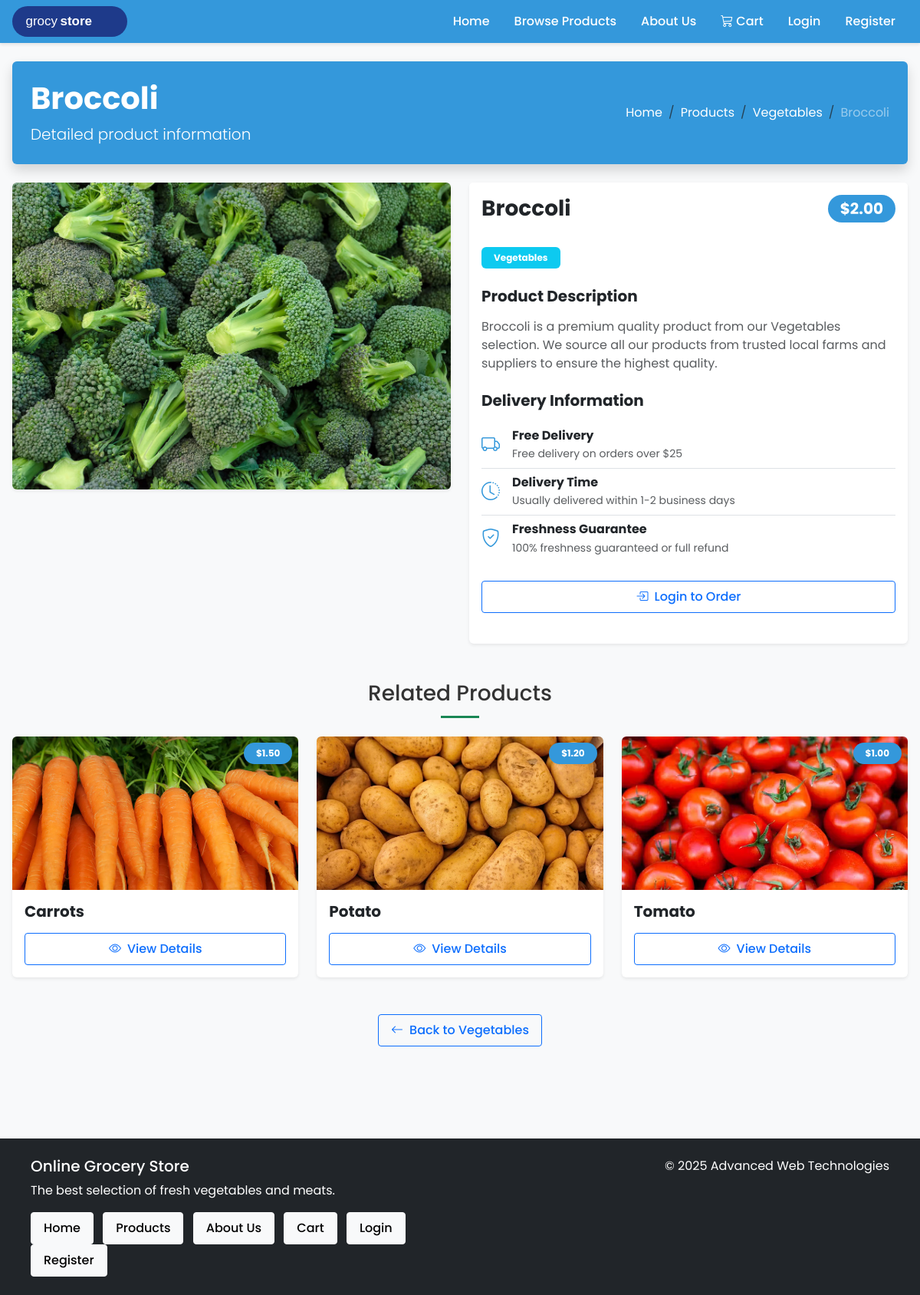
/product?id=3, run on the app's committed database.
### tables this page shows
CREATE TABLE `product` (
  `id` INT UNSIGNED AUTO_INCREMENT PRIMARY KEY,
  `category` ENUM('Vegetables','Fruits','Meat','Bakery','Dairy') NOT NULL,
  `name` VARCHAR(64) NOT NULL,
  `price` DECIMAL(6,2) NOT NULL,
  `image_url` VARCHAR(255) NOT NULL,
  INDEX `idx_product_category` (`category`)
);

### src/Controllers/ProductController.php (called while the page is built, shortened)
<?php
class ProductController
{
    private Product $productModel;
    public function __construct()
    {
        $this->productModel = new Product();
    }
    public function detail(): void
    {
        $productId = isset($_GET['id']) ? (int)$_GET['id'] : 0;
        $product = $this->productModel->getById($productId);
        $categories = $this->productModel->getCategories();
        $relatedProducts = [];
        if (isset($product['category']) && $product['category']) {
            $categoryProducts = $this->productModel->getByCategory($product['category']);
            foreach ($categoryProducts as $relatedProduct) {
                if ((int)$relatedProduct['id'] !== $productId) {
                    $relatedProducts[] = $relatedProduct;
                }
                if (count($relatedProducts) >= 3) {
                    break;
                }
            }
        }
        $pageTitle = htmlspecialchars($product['name']) . ' | Online Grocery Store';
        $metaDescription = 'Buy ' . htmlspecialchars($product['name']) . ' online. Fresh and high-quality products delivered to your door.';
        View::output('product-detail', [
            'pageTitle' => $pageTitle,
            'metaDescription' => $metaDescription,
            'product' => $product,
            'categories' => $categories,
            'relatedProducts' => $relatedProducts
        ]);
    }
}

### src/Helpers/Database.php (called while the page is built, shortened)
<?php
class Database
{
    private static ?PDO $instance = null;
    public static function getInstance(): PDO
    {
        if (self::$instance === null) {
            try {
                $scriptPath = $_SERVER['SCRIPT_FILENAME'] ?? '';
                $username = '';
                if (!empty($username)) {
                    $host = 'localhost';
                    $name = $username;
                    $user = $username;
                    $pass = $username;
                } else {
                    $host = $_ENV['DB_HOST'] ?? 'localhost';
                    $name = $_ENV['DB_NAME'] ?? 'grocery_store_dev';
                    $user = $_ENV['DB_USER'] ?? 'root';
                    $pass = $_ENV['DB_PASS'] ?? '';
                }
                $dsn = "mysql:host={$host};dbname={$name};charset=utf8mb4";
                $options = [
                    PDO::ATTR_ERRMODE => PDO::ERRMODE_EXCEPTION,
                    PDO::ATTR_DEFAULT_FETCH_MODE => PDO::FETCH_ASSOC,
                    PDO::ATTR_EMULATE_PREPARES => false,
                ];
                self::$instance = new PDO($dsn, $user, $pass, $options);
                $testQuery = self::$instance->query("SELECT 1");
            } catch (PDOException $e) {
                error_log("Database connection failed: " . $e->getMessage());
                error_log("Stack trace: " . $e->getTraceAsString());
                if (isset($_GET['debug']) && $_GET['debug'] === 'db') {
                    echo '<div style="background: #f8d7da; color: #721c24; padding: 20px; margin: 20px; border-radius: 5px; font-family: sans-serif;">';
                    echo '<h1>Database Connection Error</h1>';
                    echo '<p>' . htmlspecialchars($e->getMessage()) . '</p>';
                    echo '<h3>Connection Details:</h3>';
                    echo '<ul>';
                    echo '<li>Host: ' . htmlspecialchars($host) . '</li>';
                    echo '<li>Database: ' . htmlspecialchars($name) . '</li>';
                    echo '<li>Username: ' . htmlspecialchars($user) . '</li>';
                    echo '</ul>';
                    echo '<p>Add ?debug=exceptions to the URL to see full exception details.</p>';
                    echo '</div>';
                }
                throw new PDOException("Database connection failed: " . $e->getMessage());
            }
        }
        return self::$instance;
    }
}

### src/Models/BaseModel.php (called while the page is built, shortened)
<?php
abstract class BaseModel
{
    public function __construct()
    {
        $this->db = Database::getInstance();
    }
}

### src/Models/Product.php (called while the page is built, shortened)
<?php
class Product extends BaseModel
{
    public function getByCategory(string $category): array
    {
        $sql = "SELECT * FROM product WHERE category = ? ORDER BY name";
        $stmt = $this->db->prepare($sql);
        $stmt->execute([$category]);
        return $stmt->fetchAll();
    }
    public function getById(int $id): ?array
    {
        $sql = "SELECT * FROM product WHERE id = ? LIMIT 1";
        $stmt = $this->db->prepare($sql);
        $stmt->execute([$id]);
        $product = $stmt->fetch();
        return $product ?: null;
    }
}

### src/views/product-detail.php (the view, shortened to what this page needs)
<div class="category-header position-relative mb-4 bg-primary text-white p-4 rounded shadow">
    <div class="row align-items-center">
        <div class="col-lg-6">
            <h1 class="fw-bold mb-2"><?= htmlspecialchars($product['name']) ?></h1>
            <p class="lead mb-0">Detailed product information</p>
        </div>
        <div class="col-lg-6 text-lg-end">
            <nav aria-label="breadcrumb">
                <ol class="breadcrumb justify-content-lg-end mb-0">
                    <li class="breadcrumb-item"><a href="home" class="text-white">Home</a></li>
                    <li class="breadcrumb-item"><a href="products" class="text-white">Products</a></li>
                    <?php if (isset($product['category'])): ?>
                    <li class="breadcrumb-item"><a href="products?category=<?= urlencode($product['category']) ?>" class="text-white"><?= htmlspecialchars($product['category']) ?></a></li>
                    <?php endif; ?>
                    <li class="breadcrumb-item active text-white-50" aria-current="page"><?= htmlspecialchars($product['name']) ?></li>
                </ol>
            </nav>
        </div>
    </div>
</div>
<div class="row mb-5">
    <div class="col-lg-6 mb-4 mb-lg-0">
        <div class="card shadow-sm border-0 overflow-hidden">
            <?php
            $imagePath = $product['image_url'] ?? 'images/products/placeholder.jpg';
            if (strpos($imagePath, 'public/') === 0) {
                $imagePath = substr($imagePath, 7);
            }
            ?>
            <img src="<?= htmlspecialchars($imagePath) ?>"
                 class="img-fluid product-detail-img"
                 alt="<?= htmlspecialchars($product['name']) ?>"
                 onerror="this.src='images/products/placeholder.jpg'"
                 style="height: 400px; width: 100%; object-fit: cover;">
        </div>
    </div>
    <div class="col-lg-6">
        <div class="card border-0 shadow-sm h-100">
            <div class="card-header bg-white py-3 border-0">
                <div class="d-flex justify-content-between align-items-center">
                    <h2 class="h3 fw-bold mb-0"><?= htmlspecialchars($product['name']) ?></h2>
                    <span class="badge bg-primary rounded-pill px-3 py-2 fs-5">$<?= number_format((float)$product['price'], 2) ?></span>
                </div>
            </div>
            <div class="card-body">
                <?php if (isset($product['category'])): ?>
                <div class="mb-4">
                    <span class="badge bg-info text-white px-3 py-2"><?= htmlspecialchars($product['category']) ?></span>
                </div>
                <?php endif; ?>
                <div class="mb-4">
                    <h3 class="h5 fw-bold mb-3">Product Description</h3>
                    <p class="text-muted">
                        <?php if (isset($product['description']) && !empty($product['description'])): ?>
                            <?= nl2br(htmlspecialchars($product['description'])) ?>
                        <?php else: ?>
                            <?= htmlspecialchars($product['name']) ?> is a premium quality product from our <?= htmlspecialchars($product['category'] ?? 'product') ?> selection. We source all our products from trusted local farms and suppliers to ensure the highest quality.
                        <?php endif; ?>
                    </p>
                </div>
                <div class="mb-4">
                    <h3 class="h5 fw-bold mb-3">Delivery Information</h3>
                    <ul class="list-group list-group-flush">
                        <li class="list-group-item bg-transparent px-0 d-flex align-items-center">
                            <i class="bi bi-truck text-primary me-3 fs-4"></i>
                            <div>
                                <h4 class="h6 mb-1 fw-bold">Free Delivery</h4>
                                <p class="text-muted small mb-0">Free delivery on orders over $25</p>
                            </div>
                        </li>
                        <li class="list-group-item bg-transparent px-0 d-flex align-items-center">
                            <i class="bi bi-clock-history text-primary me-3 fs-4"></i>
                            <div>
                                <h4 class="h6 mb-1 fw-bold">Delivery Time</h4>
                                <p class="text-muted small mb-0">Usually delivered within 1-2 business days</p>
                            </div>
                        </li>
                        <li class="list-group-item bg-transparent px-0 d-flex align-items-center">
                            <i class="bi bi-shield-check text-primary me-3 fs-4"></i>
                            <div>
                                <h4 class="h6 mb-1 fw-bold">Freshness Guarantee</h4>
                                <p class="text-muted small mb-0">100% freshness guaranteed or full refund</p>
                            </div>
                        </li>
                    </ul>
                </div>
                <?php if (isset($_SESSION['user_id'])): ?>
                <div class="d-flex align-items-center mb-4">
                    <div class="input-group me-3" style="max-width: 160px;">
                        <button type="button" class="btn btn-outline-secondary quantity-decrease">
                            <i class="bi bi-dash"></i>
                        </button>
                        <input type="number" id="quantity-input" class="form-control text-center" value="1" min="1" max="99" style="min-width: 60px; width: 60px;">
                        <button type="button" class="btn btn-outline-secondary quantity-increase">
                            <i class="bi bi-plus"></i>
                        </button>
                    </div>
                    <button id="add-to-cart-btn" class="btn btn-primary btn-lg flex-grow-1" data-product-id="<?= (int)$product['id'] ?>" data-product-name="<?= htmlspecialchars($product['name']) ?>">
                        <i class="bi bi-cart-plus me-2"></i>Add to Cart
                    </button>
                </div>
                <?php else: ?>
                <div class="mb-4">
                    <a href="login" class="btn btn-outline-primary btn-lg w-100">
                        <i class="bi bi-box-arrow-in-right me-2"></i>Login to Order
                    </a>
                </div>
                <?php endif; ?>
            </div>
        </div>
    </div>
</div>
<?php if (!empty($relatedProducts)): ?>
<div class="related-products mb-5">
    <h3 class="section-title text-center position-relative pb-3 mb-4">Related Products</h3>
    <div class="row row-cols-1 row-cols-md-3 g-4">
        <?php foreach ($relatedProducts as $relatedProduct): ?>
            <div class="col">
                <div class="product-card h-100 rounded shadow-sm overflow-hidden border-0" data-product-id="<?= (int)$relatedProduct['id'] ?>">
                    <div class="position-relative">
                        <?php
                        $relatedImagePath = $relatedProduct['image_url'] ?? 'images/products/placeholder.jpg';
                        if (strpos($relatedImagePath, 'public/') === 0) {
                            $relatedImagePath = substr($relatedImagePath, 7);
                        }
                        ?>
                        <a href="product?id=<?= (int)$relatedProduct['id'] ?>" class="text-decoration-none">
                            <img src="<?= htmlspecialchars($relatedImagePath) ?>"
                                 class="card-img-top product-img"
                                 alt="<?= htmlspecialchars($relatedProduct['name']) ?>"
                                 onerror="this.src='images/products/placeholder.jpg'"
                                 style="height: 200px; object-fit: cover;">
                            <div class="product-overlay position-absolute top-0 end-0 m-2">
                                <span class="badge bg-primary rounded-pill px-3 py-2 shadow-sm">$<?= number_format((float)$relatedProduct['price'], 2) ?></span>
                            </div>
                        </a>
                    </div>
                    <div class="card-body d-flex flex-column p-3">
                        <h5 class="card-title fw-bold mb-3">
                            <a href="product?id=<?= (int)$relatedProduct['id'] ?>" class="text-decoration-none text-dark">
                                <?= htmlspecialchars($relatedProduct['name']) ?>
                            </a>
                        </h5>
                        <div class="mt-auto text-center">
                            <a href="product?id=<?= (int)$relatedProduct['id'] ?>" class="btn btn-outline-primary w-100">
                                <i class="bi bi-eye me-2"></i>View Details
                            </a>
                        </div>
                    </div>
                </div>
            </div>
        <?php endforeach; ?>
    </div>
</div>
<?php endif; ?>
<div class="text-center mb-5">
    <a href="products<?= isset($product['category']) ? '?category=' . urlencode($product['category']) : '' ?>" class="btn btn-outline-primary">
        <i class="bi bi-arrow-left me-2"></i>Back to <?= isset($product['category']) ? htmlspecialchars($product['category']) : 'Products' ?>
    </a>
</div>

### public/css/styles.css (style rules this page uses)
* { box-sizing: border-box; }
body { margin: 0; font-family: 'Poppins', 'Segoe UI', Roboto, sans-serif; background-color: #f8f9fa; color: #333; }
a { color: inherit; text-decoration: none; }
ul { list-style: none; margin: 0; padding: 0; }
.btn { display: inline-block; font-weight: 400; text-align: center; vertical-align: middle; cursor: pointer; user-select: none; padding: 0.5rem 1rem; font-size: 1rem; line-height: 1.5; border-radius: 0.25rem; transition: color 0.15s ease-in-out, background-color 0.15s ease-in-out, border-color 0.15s ease-in-out; }
.product-card { background-color: #fff; border-radius: 0.5rem; overflow: hidden; box-shadow: 0 2px 4px rgba(0, 0, 0, 0.1); }
.product-card img { width: 100%; height: 200px; object-fit: cover; }
.product-card .card-body { padding: 1rem; }
body { font-family: 'Poppins', 'Segoe UI', Roboto, sans-serif; color: #333; }
.btn-primary, .bg-primary, .border-primary, .text-primary { --bs-primary: #3498db !important; --bs-primary-rgb: 52, 152, 219 !important; }
.text-primary { color: #3498db !important; }
.section-title { position: relative; padding-bottom: 15px; }
.section-title::after { content: ''; position: absolute; bottom: 0; left: 50%; transform: translateX(-50%); width: 50px; height: 3px; background-color: #198754; }
.product-img { height: 200px; object-fit: cover; }
.card-title { font-weight: 600; }
.btn { border-radius: 4px; font-weight: 500; transition: all 0.3s ease; }

### data on the page
product: name "Broccoli", category "Vegetables", image_url (picture), price "2.00"
product: image_url (picture), price "1.50", name "Carrots"
product: image_url (picture), price "1.20", name "Potato"
product: image_url (picture), price "1.00", name "Tomato"
